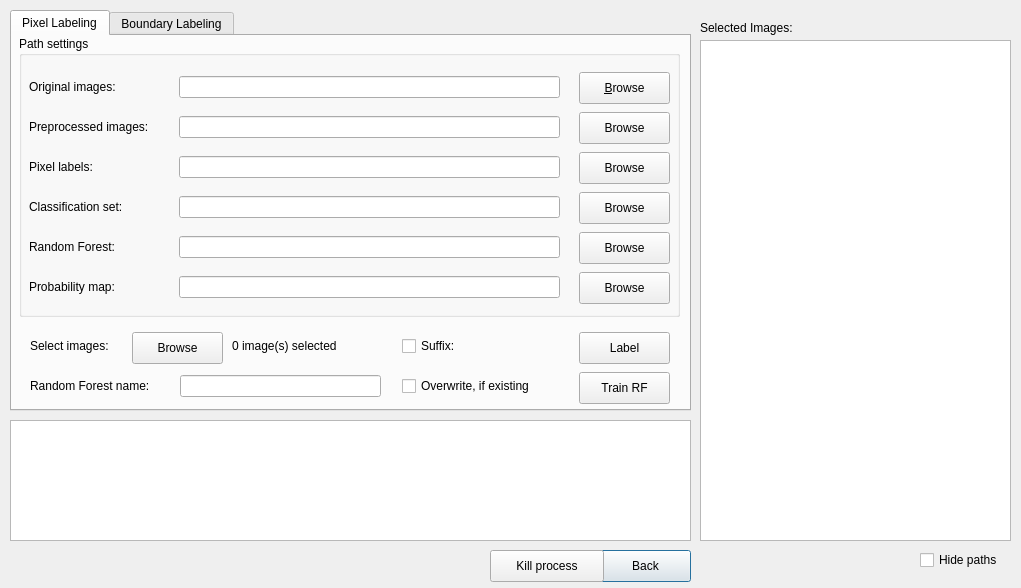
<?xml version="1.0" encoding="UTF-8"?>
<ui version="4.0">
 <class>LabelDialog</class>
 <widget class="QDialog" name="LabelDialog">
  <property name="geometry">
   <rect>
    <x>0</x>
    <y>0</y>
    <width>1021</width>
    <height>588</height>
   </rect>
  </property>
  <property name="windowTitle">
   <string>Ice Microstructure Analyzer - Labeling Mode</string>
  </property>
  <widget class="QPushButton" name="closeButton">
   <property name="geometry">
    <rect>
     <x>600</x>
     <y>550</y>
     <width>91</width>
     <height>32</height>
    </rect>
   </property>
   <property name="text">
    <string>Back</string>
   </property>
  </widget>
  <widget class="QTextEdit" name="outputTextEdit">
   <property name="geometry">
    <rect>
     <x>10</x>
     <y>420</y>
     <width>681</width>
     <height>121</height>
    </rect>
   </property>
   <property name="readOnly">
    <bool>true</bool>
   </property>
  </widget>
  <widget class="QPushButton" name="killProcessButton">
   <property name="geometry">
    <rect>
     <x>490</x>
     <y>550</y>
     <width>114</width>
     <height>32</height>
    </rect>
   </property>
   <property name="text">
    <string>Kill process</string>
   </property>
  </widget>
  <widget class="QTabWidget" name="tabWidget">
   <property name="geometry">
    <rect>
     <x>10</x>
     <y>10</y>
     <width>681</width>
     <height>401</height>
    </rect>
   </property>
   <property name="whatsThis">
    <string>AA</string>
   </property>
   <property name="currentIndex">
    <number>0</number>
   </property>
   <widget class="QWidget" name="Pixel">
    <attribute name="title">
     <string>Pixel Labeling</string>
    </attribute>
    <widget class="QGroupBox" name="preprocessingGroupBox">
     <property name="enabled">
      <bool>true</bool>
     </property>
     <property name="geometry">
      <rect>
       <x>7</x>
       <y>0</y>
       <width>661</width>
       <height>281</height>
      </rect>
     </property>
     <property name="title">
      <string>Path settings</string>
     </property>
     <widget class="QPushButton" name="originalBrowse">
      <property name="geometry">
       <rect>
        <x>560</x>
        <y>36</y>
        <width>91</width>
        <height>32</height>
       </rect>
      </property>
      <property name="sizePolicy">
       <sizepolicy hsizetype="Fixed" vsizetype="Fixed">
        <horstretch>0</horstretch>
        <verstretch>0</verstretch>
       </sizepolicy>
      </property>
      <property name="text">
       <string>&amp;Browse</string>
      </property>
      <property name="shortcut">
       <string>Alt+B</string>
      </property>
     </widget>
     <widget class="QPushButton" name="preprocessedBrowse">
      <property name="geometry">
       <rect>
        <x>560</x>
        <y>76</y>
        <width>91</width>
        <height>32</height>
       </rect>
      </property>
      <property name="text">
       <string>Browse</string>
      </property>
     </widget>
     <widget class="QLineEdit" name="originalEdit">
      <property name="geometry">
       <rect>
        <x>160</x>
        <y>40</y>
        <width>381</width>
        <height>22</height>
       </rect>
      </property>
     </widget>
     <widget class="QLineEdit" name="preprocessedEdit">
      <property name="geometry">
       <rect>
        <x>160</x>
        <y>80</y>
        <width>381</width>
        <height>22</height>
       </rect>
      </property>
     </widget>
     <widget class="QLabel" name="originalLabel">
      <property name="geometry">
       <rect>
        <x>10</x>
        <y>43</y>
        <width>104</width>
        <height>16</height>
       </rect>
      </property>
      <property name="sizePolicy">
       <sizepolicy hsizetype="Fixed" vsizetype="Preferred">
        <horstretch>0</horstretch>
        <verstretch>0</verstretch>
       </sizepolicy>
      </property>
      <property name="frameShape">
       <enum>QFrame::NoFrame</enum>
      </property>
      <property name="frameShadow">
       <enum>QFrame::Plain</enum>
      </property>
      <property name="text">
       <string>Original images:</string>
      </property>
      <property name="buddy">
       <cstring>originalEdit</cstring>
      </property>
     </widget>
     <widget class="QLabel" name="preprocessedLabel">
      <property name="geometry">
       <rect>
        <x>10</x>
        <y>83</y>
        <width>141</width>
        <height>16</height>
       </rect>
      </property>
      <property name="text">
       <string>Preprocessed images:</string>
      </property>
     </widget>
     <widget class="QLineEdit" name="pixelLabelsEdit">
      <property name="geometry">
       <rect>
        <x>160</x>
        <y>120</y>
        <width>381</width>
        <height>22</height>
       </rect>
      </property>
     </widget>
     <widget class="QLineEdit" name="pixelClassificationEdit">
      <property name="geometry">
       <rect>
        <x>160</x>
        <y>160</y>
        <width>381</width>
        <height>22</height>
       </rect>
      </property>
     </widget>
     <widget class="QPushButton" name="pixelLabelsBrowse">
      <property name="geometry">
       <rect>
        <x>560</x>
        <y>116</y>
        <width>91</width>
        <height>32</height>
       </rect>
      </property>
      <property name="text">
       <string>Browse</string>
      </property>
     </widget>
     <widget class="QPushButton" name="pixelClassificationBrowse">
      <property name="geometry">
       <rect>
        <x>560</x>
        <y>156</y>
        <width>91</width>
        <height>32</height>
       </rect>
      </property>
      <property name="text">
       <string>Browse</string>
      </property>
     </widget>
     <widget class="QLabel" name="pixelLabelsLabel">
      <property name="geometry">
       <rect>
        <x>10</x>
        <y>123</y>
        <width>141</width>
        <height>16</height>
       </rect>
      </property>
      <property name="text">
       <string>Pixel labels:</string>
      </property>
     </widget>
     <widget class="QLabel" name="pixelClassificationLabel">
      <property name="geometry">
       <rect>
        <x>10</x>
        <y>163</y>
        <width>141</width>
        <height>16</height>
       </rect>
      </property>
      <property name="text">
       <string>Classification set:</string>
      </property>
     </widget>
     <widget class="QLabel" name="pixelRfLabel">
      <property name="geometry">
       <rect>
        <x>10</x>
        <y>203</y>
        <width>141</width>
        <height>16</height>
       </rect>
      </property>
      <property name="text">
       <string>Random Forest:</string>
      </property>
     </widget>
     <widget class="QLineEdit" name="pixelRfEdit">
      <property name="geometry">
       <rect>
        <x>160</x>
        <y>200</y>
        <width>381</width>
        <height>22</height>
       </rect>
      </property>
     </widget>
     <widget class="QPushButton" name="pixelRfBrowse">
      <property name="geometry">
       <rect>
        <x>560</x>
        <y>196</y>
        <width>91</width>
        <height>32</height>
       </rect>
      </property>
      <property name="text">
       <string>Browse</string>
      </property>
     </widget>
     <widget class="QLineEdit" name="pixelProbEdit">
      <property name="geometry">
       <rect>
        <x>160</x>
        <y>240</y>
        <width>381</width>
        <height>22</height>
       </rect>
      </property>
     </widget>
     <widget class="QLabel" name="pixelProbLabel">
      <property name="geometry">
       <rect>
        <x>10</x>
        <y>243</y>
        <width>141</width>
        <height>16</height>
       </rect>
      </property>
      <property name="text">
       <string>Probability map:</string>
      </property>
     </widget>
     <widget class="QPushButton" name="pixelProbBrowse">
      <property name="geometry">
       <rect>
        <x>560</x>
        <y>236</y>
        <width>91</width>
        <height>32</height>
       </rect>
      </property>
      <property name="text">
       <string>Browse</string>
      </property>
     </widget>
    </widget>
    <widget class="QPushButton" name="pixelRfStartButton">
     <property name="geometry">
      <rect>
       <x>567</x>
       <y>336</y>
       <width>91</width>
       <height>32</height>
      </rect>
     </property>
     <property name="text">
      <string>Train RF</string>
     </property>
    </widget>
    <widget class="QLabel" name="selectImagesLabel">
     <property name="geometry">
      <rect>
       <x>18</x>
       <y>302</y>
       <width>101</width>
       <height>16</height>
      </rect>
     </property>
     <property name="text">
      <string>Select images:</string>
     </property>
    </widget>
    <widget class="QPushButton" name="imageBrowse">
     <property name="geometry">
      <rect>
       <x>120</x>
       <y>296</y>
       <width>91</width>
       <height>32</height>
      </rect>
     </property>
     <property name="text">
      <string>Browse</string>
     </property>
    </widget>
    <widget class="QLabel" name="imagesSelectedLabel">
     <property name="geometry">
      <rect>
       <x>220</x>
       <y>302</y>
       <width>131</width>
       <height>16</height>
      </rect>
     </property>
     <property name="text">
      <string>0 image(s) selected</string>
     </property>
    </widget>
    <widget class="QPushButton" name="pixelLabelStartButton">
     <property name="geometry">
      <rect>
       <x>567</x>
       <y>296</y>
       <width>91</width>
       <height>32</height>
      </rect>
     </property>
     <property name="text">
      <string>Label</string>
     </property>
    </widget>
    <widget class="QCheckBox" name="pixelOverwriteCheckBox">
     <property name="geometry">
      <rect>
       <x>390</x>
       <y>340</y>
       <width>170</width>
       <height>20</height>
      </rect>
     </property>
     <property name="text">
      <string>Overwrite, if existing</string>
     </property>
    </widget>
    <widget class="QLineEdit" name="pixelRfNameEdit">
     <property name="geometry">
      <rect>
       <x>168</x>
       <y>339</y>
       <width>201</width>
       <height>22</height>
      </rect>
     </property>
    </widget>
    <widget class="QLabel" name="pixelRfNameLabel">
     <property name="geometry">
      <rect>
       <x>18</x>
       <y>342</y>
       <width>141</width>
       <height>16</height>
      </rect>
     </property>
     <property name="text">
      <string>Random Forest name:</string>
     </property>
    </widget>
    <widget class="QLabel" name="suffixLabel">
     <property name="geometry">
      <rect>
       <x>470</x>
       <y>302</y>
       <width>70</width>
       <height>16</height>
      </rect>
     </property>
     <property name="text">
      <string/>
     </property>
    </widget>
    <widget class="QCheckBox" name="suffixCheckBox">
     <property name="geometry">
      <rect>
       <x>390</x>
       <y>300</y>
       <width>71</width>
       <height>20</height>
      </rect>
     </property>
     <property name="text">
      <string>Suffix:</string>
     </property>
    </widget>
   </widget>
   <widget class="QWidget" name="Boundary">
    <attribute name="title">
     <string>Boundary Labeling</string>
    </attribute>
    <widget class="QGroupBox" name="iceGrainGroupBox">
     <property name="enabled">
      <bool>true</bool>
     </property>
     <property name="geometry">
      <rect>
       <x>7</x>
       <y>0</y>
       <width>661</width>
       <height>241</height>
      </rect>
     </property>
     <property name="title">
      <string>Path settings</string>
     </property>
     <widget class="QPushButton" name="segmentationBrowse">
      <property name="geometry">
       <rect>
        <x>560</x>
        <y>36</y>
        <width>91</width>
        <height>32</height>
       </rect>
      </property>
      <property name="sizePolicy">
       <sizepolicy hsizetype="Fixed" vsizetype="Fixed">
        <horstretch>0</horstretch>
        <verstretch>0</verstretch>
       </sizepolicy>
      </property>
      <property name="text">
       <string>&amp;Browse</string>
      </property>
      <property name="shortcut">
       <string>Alt+B</string>
      </property>
     </widget>
     <widget class="QPushButton" name="boundaryLabelsBrowse">
      <property name="geometry">
       <rect>
        <x>560</x>
        <y>76</y>
        <width>91</width>
        <height>32</height>
       </rect>
      </property>
      <property name="text">
       <string>Browse</string>
      </property>
     </widget>
     <widget class="QLineEdit" name="segmentationEdit">
      <property name="geometry">
       <rect>
        <x>160</x>
        <y>40</y>
        <width>381</width>
        <height>22</height>
       </rect>
      </property>
     </widget>
     <widget class="QLineEdit" name="boundaryLabelsEdit">
      <property name="geometry">
       <rect>
        <x>160</x>
        <y>80</y>
        <width>381</width>
        <height>22</height>
       </rect>
      </property>
     </widget>
     <widget class="QLabel" name="segmentationLabel">
      <property name="geometry">
       <rect>
        <x>10</x>
        <y>43</y>
        <width>131</width>
        <height>16</height>
       </rect>
      </property>
      <property name="sizePolicy">
       <sizepolicy hsizetype="Fixed" vsizetype="Preferred">
        <horstretch>0</horstretch>
        <verstretch>0</verstretch>
       </sizepolicy>
      </property>
      <property name="frameShape">
       <enum>QFrame::NoFrame</enum>
      </property>
      <property name="frameShadow">
       <enum>QFrame::Plain</enum>
      </property>
      <property name="text">
       <string>Segmentation:</string>
      </property>
      <property name="buddy">
       <cstring>originalEdit</cstring>
      </property>
     </widget>
     <widget class="QLabel" name="boundaryLabelsLabel">
      <property name="geometry">
       <rect>
        <x>10</x>
        <y>83</y>
        <width>111</width>
        <height>16</height>
       </rect>
      </property>
      <property name="text">
       <string>Boundary labels:</string>
      </property>
     </widget>
     <widget class="QLabel" name="boundaryFeaturesLabel">
      <property name="geometry">
       <rect>
        <x>10</x>
        <y>123</y>
        <width>141</width>
        <height>16</height>
       </rect>
      </property>
      <property name="text">
       <string>Boundary features:</string>
      </property>
     </widget>
     <widget class="QLineEdit" name="boundaryFeaturesEdit">
      <property name="geometry">
       <rect>
        <x>160</x>
        <y>120</y>
        <width>381</width>
        <height>22</height>
       </rect>
      </property>
     </widget>
     <widget class="QPushButton" name="boundaryFeaturesBrowse">
      <property name="geometry">
       <rect>
        <x>560</x>
        <y>116</y>
        <width>91</width>
        <height>32</height>
       </rect>
      </property>
      <property name="text">
       <string>Browse</string>
      </property>
     </widget>
     <widget class="QLineEdit" name="boundaryClassificationEdit">
      <property name="geometry">
       <rect>
        <x>160</x>
        <y>160</y>
        <width>381</width>
        <height>22</height>
       </rect>
      </property>
     </widget>
     <widget class="QLabel" name="boundaryClassificationLabel">
      <property name="geometry">
       <rect>
        <x>10</x>
        <y>163</y>
        <width>141</width>
        <height>16</height>
       </rect>
      </property>
      <property name="text">
       <string>Classification set:</string>
      </property>
     </widget>
     <widget class="QPushButton" name="boundaryRfBrowse">
      <property name="geometry">
       <rect>
        <x>560</x>
        <y>196</y>
        <width>91</width>
        <height>32</height>
       </rect>
      </property>
      <property name="text">
       <string>Browse</string>
      </property>
     </widget>
     <widget class="QLineEdit" name="boundaryRfEdit">
      <property name="geometry">
       <rect>
        <x>160</x>
        <y>200</y>
        <width>381</width>
        <height>22</height>
       </rect>
      </property>
     </widget>
     <widget class="QLabel" name="boundaryRfLabel">
      <property name="geometry">
       <rect>
        <x>10</x>
        <y>203</y>
        <width>141</width>
        <height>16</height>
       </rect>
      </property>
      <property name="text">
       <string>Random Forest:</string>
      </property>
     </widget>
     <widget class="QPushButton" name="boundaryClassificationBrowse">
      <property name="geometry">
       <rect>
        <x>560</x>
        <y>156</y>
        <width>91</width>
        <height>32</height>
       </rect>
      </property>
      <property name="text">
       <string>Browse</string>
      </property>
     </widget>
    </widget>
    <widget class="QLabel" name="selectImagesLabel2">
     <property name="geometry">
      <rect>
       <x>18</x>
       <y>262</y>
       <width>101</width>
       <height>16</height>
      </rect>
     </property>
     <property name="text">
      <string>Select images:</string>
     </property>
    </widget>
    <widget class="QPushButton" name="imageBrowse2">
     <property name="geometry">
      <rect>
       <x>120</x>
       <y>256</y>
       <width>91</width>
       <height>32</height>
      </rect>
     </property>
     <property name="text">
      <string>Browse</string>
     </property>
    </widget>
    <widget class="QLabel" name="imagesSelectedLabel2">
     <property name="geometry">
      <rect>
       <x>220</x>
       <y>262</y>
       <width>131</width>
       <height>16</height>
      </rect>
     </property>
     <property name="text">
      <string>0 image(s) selected</string>
     </property>
    </widget>
    <widget class="QPushButton" name="boundaryRfStartButton">
     <property name="geometry">
      <rect>
       <x>567</x>
       <y>296</y>
       <width>91</width>
       <height>32</height>
      </rect>
     </property>
     <property name="text">
      <string>Train RF</string>
     </property>
    </widget>
    <widget class="QPushButton" name="boundaryLabelStartButton">
     <property name="geometry">
      <rect>
       <x>567</x>
       <y>256</y>
       <width>91</width>
       <height>32</height>
      </rect>
     </property>
     <property name="text">
      <string>Label</string>
     </property>
    </widget>
    <widget class="QCheckBox" name="boundaryOverwriteCheckBox">
     <property name="geometry">
      <rect>
       <x>390</x>
       <y>300</y>
       <width>170</width>
       <height>20</height>
      </rect>
     </property>
     <property name="text">
      <string>Overwrite, if existing</string>
     </property>
    </widget>
    <widget class="QLabel" name="boundaryRfNameLabel">
     <property name="geometry">
      <rect>
       <x>18</x>
       <y>302</y>
       <width>141</width>
       <height>16</height>
      </rect>
     </property>
     <property name="text">
      <string>Random Forest name:</string>
     </property>
    </widget>
    <widget class="QLineEdit" name="boundaryRfNameEdit">
     <property name="geometry">
      <rect>
       <x>168</x>
       <y>299</y>
       <width>201</width>
       <height>22</height>
      </rect>
     </property>
    </widget>
   </widget>
  </widget>
  <widget class="QListWidget" name="selectedImageslistWidget">
   <property name="geometry">
    <rect>
     <x>700</x>
     <y>40</y>
     <width>311</width>
     <height>501</height>
    </rect>
   </property>
  </widget>
  <widget class="QLabel" name="selectedImagesLabel">
   <property name="geometry">
    <rect>
     <x>700</x>
     <y>20</y>
     <width>131</width>
     <height>16</height>
    </rect>
   </property>
   <property name="text">
    <string>Selected Images:</string>
   </property>
  </widget>
  <widget class="QCheckBox" name="lhidePathsCheckBox">
   <property name="geometry">
    <rect>
     <x>920</x>
     <y>550</y>
     <width>91</width>
     <height>20</height>
    </rect>
   </property>
   <property name="text">
    <string>Hide paths</string>
   </property>
  </widget>
 </widget>
 <resources/>
 <connections/>
</ui>
